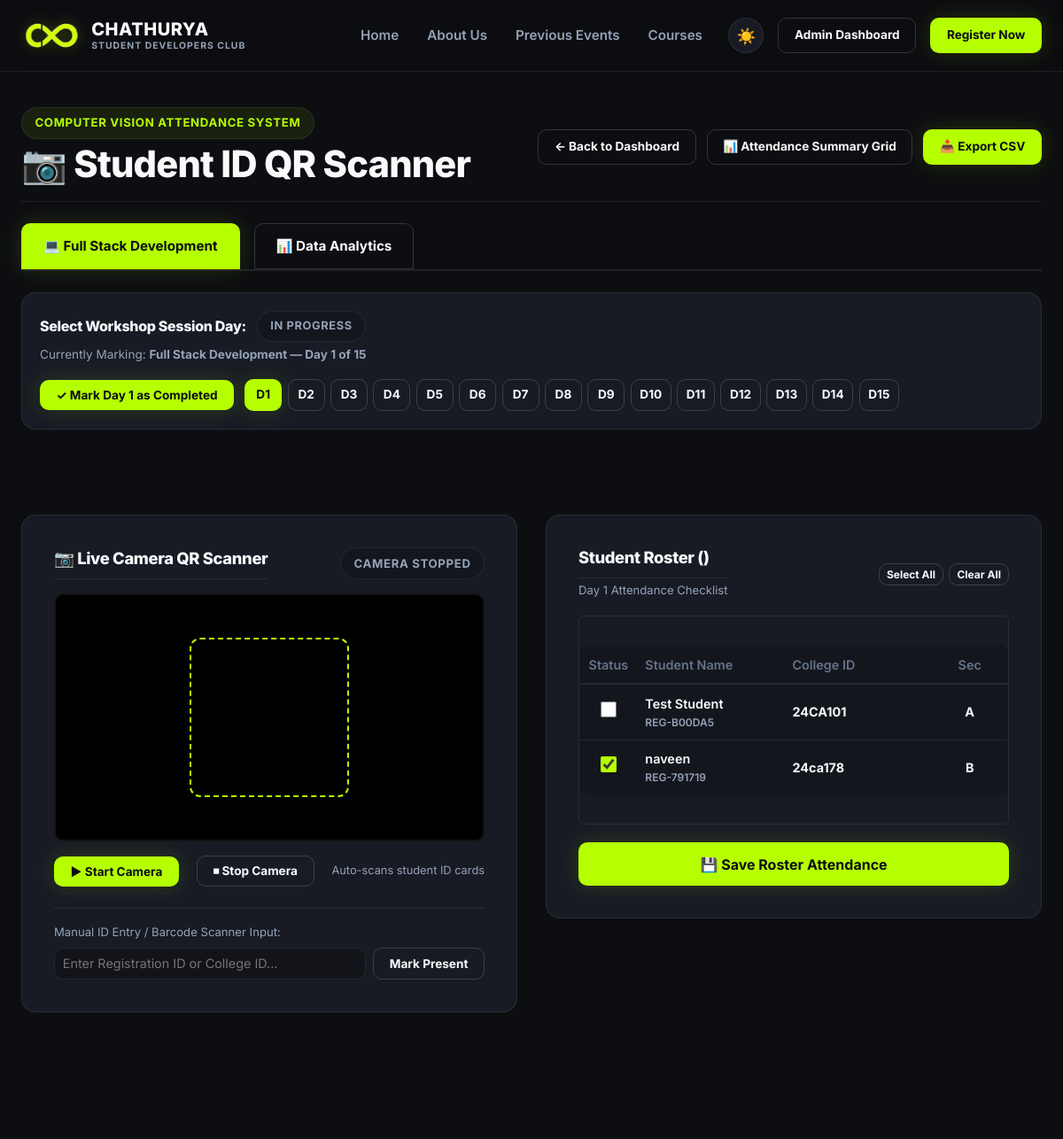
The app's page /custom-admin/attendance/ (signed in, upper part), older data.
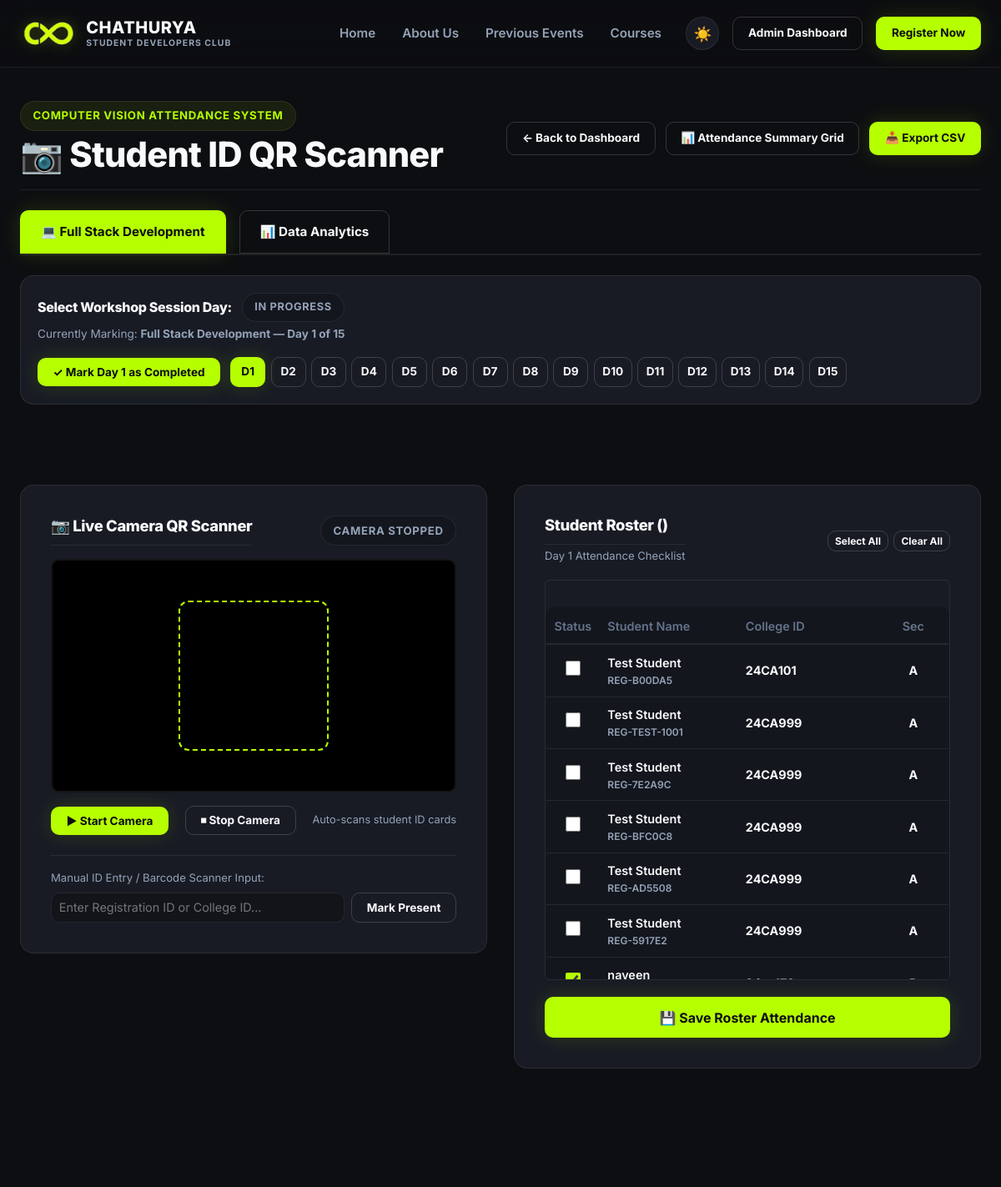
The same page, newer data.
### workshop/models.py (models this page shows, shortened)
class Registration(models.Model):
    STREAM_CHOICES = [
        ('', 'Select Stream'),
        ('BCA', 'BCA'),
        ('B.Com', 'B.Com'),
        ('BBA', 'BBA'),
        ('B.Com A/F', 'B.Com A/F'),
        ('B.Com Logistics', 'B.Com Logistics'),
        ('B.Com with CA', 'B.Com with CA'),
    ]
    COURSE_CHOICES = [
        ('', 'Select Course'),
        ('Full Stack Development', 'Full Stack Development'),
        ('Data Analytics', 'Data Analytics'),
    ]
    YEAR_CHOICES = [
        ('', 'Select Year of Study'),
        ('1st Year', '1st Year'),
        ('2nd Year', '2nd Year'),
        ('3rd Year', '3rd Year'),
    ]
    SECTION_CHOICES = [('', 'Select Section')] + [(c, c) for c in ['A', 'B', 'C', 'D', 'E', 'F', 'G', 'H', 'I', 'J']]
    LAPTOP_CHOICES = [
        ('', 'Select Laptop Availability'),
        ('Yes', 'Yes'),
        ('No', 'No'),
    ]
    STATUS_CHOICES = [
        ('Pending', 'Pending'),
        ('Accepted', 'Accepted'),
        ('Approved', 'Approved'),
        ('Rejected', 'Rejected'),
        ('Confirmed', 'Confirmed'),
        ('Cancelled', 'Cancelled'),
    ]
    registration_id = models.CharField(max_length=50, unique=True, editable=False)
    full_name = models.CharField(max_length=200)
    college_id = models.CharField(max_length=50)
    email = models.EmailField()
    phone = models.CharField(max_length=15)
    stream = models.CharField(max_length=50, choices=STREAM_CHOICES)
    course = models.CharField(max_length=100, choices=COURSE_CHOICES)
    year_of_study = models.CharField(max_length=50, choices=YEAR_CHOICES)
    section = models.CharField(max_length=10, choices=SECTION_CHOICES)
    has_laptop = models.CharField(max_length=50, choices=LAPTOP_CHOICES)
    status = models.CharField(max_length=20, choices=STATUS_CHOICES, default='Pending')
    registration_date = models.DateTimeField(auto_now_add=True)
    approval_email_sent = models.BooleanField(default=False)
    rejection_email_sent = models.BooleanField(default=False)
    notification_status = models.CharField(
        max_length=20,
        choices=[('Not Sent', 'Not Sent'), ('Sent', 'Sent'), ('Failed', 'Failed')],
        default='Not Sent'
    )
    notification_sent_at = models.DateTimeField(null=True, blank=True)
    notification_type = models.CharField(
        max_length=20,
        choices=[('None', 'None'), ('Approval', 'Approval'), ('Rejection', 'Rejection')],
        default='None'
    )
    notification_error = models.TextField(blank=True, default='')
    class Meta:
        ordering = ['-registration_date']

### workshop/views.py (the view, shortened to what this page needs)
# urls.py: path('custom-admin/attendance/', views.admin_attendance_view, name='admin_attendance'),
@user_passes_test(is_staff_user, login_url='admin_login')
def admin_attendance_view(request):
    site_settings = SiteSettings.load()
    selected_course = request.GET.get('course', 'Full Stack Development')
    try:
        selected_day = int(request.GET.get('day', 1))
    except ValueError:
        selected_day = 1
    if selected_day < 1:
        selected_day = 1
    elif selected_day > 15:
        selected_day = 15
    students = Registration.objects.filter(course=selected_course).order_by('full_name')
    attendance_records = AttendanceRecord.objects.filter(
        registration__course=selected_course,
        session_day=selected_day
    )
    attendance_map = {att.registration.registration_id: att.is_present for att in attendance_records}
    students_list = []
    for student in students:
        students_list.append({
            'id': student.id,
            'registration_id': student.registration_id,
            'full_name': student.full_name,
            'college_id': student.college_id,
            'section': student.section,
            'is_present': attendance_map.get(student.registration_id, False),
        })
    completed_days = set(
        SessionDayStatus.objects.filter(
            course_name=selected_course,
            is_completed=True
        ).values_list('session_day', flat=True)
    )
    days_info = []
    for d in range(1, 16):
        days_info.append({
            'day': d,
            'is_completed': d in completed_days
        })
    current_day_status = SessionDayStatus.objects.filter(
        course_name=selected_course,
        session_day=selected_day
    ).first()
    is_current_day_completed = bool(current_day_status and current_day_status.is_completed)
    context = {
        'site_settings': site_settings,
        'selected_course': selected_course,
        'selected_day': selected_day,
        'students': students_list,
        'days_info': days_info,
        'is_current_day_completed': is_current_day_completed,
        'courses_list': ['Full Stack Development', 'Data Analytics'],
    }
    return render(request, 'workshop/dashboard/attendance.html', context)

### workshop/models.py (called while the page is built)
    @classmethod
    def load(cls):
        obj, created = cls.objects.get_or_create(pk=1)
        return obj

### workshop/views.py (called while the page is built)
def is_staff_user(user):
    return user.is_authenticated and user.is_staff

### workshop/templates/workshop/dashboard/attendance.html (shortened to what the changed rows need)
{% extends 'workshop/base.html' %}
{% load static %}
{% block content %}
<section class="detail-section" style="padding-top: 2.5rem; padding-bottom: 5rem;">
  <div class="container">
    <div style="display: flex; justify-content: space-between; align-items: center; flex-wrap: wrap; gap: 1rem; margin-bottom: 1.5rem; border-bottom: 1px solid var(--border-subtle); padding-bottom: 1rem;">
      <div>
        <h2>📷 Student ID QR Scanner</h2>
      </div>
    </div>
    <div class="detail-grid" style="grid-template-columns: 1fr 1fr; gap: 2rem;">
      <div>
        <div class="detail-card">
          <form method="POST" id="bulkAttendanceForm">
            <div style="max-height: 480px; overflow-y: auto; border: 1px solid var(--border-subtle); border-radius: var(--radius-sm);">
              <table class="confirmation-table" style="width: 100%; border-collapse: collapse; font-size: 0.88rem;">
                <thead>
                  <tr style="border-bottom: 2px solid var(--border-subtle); background: var(--bg-secondary); position: sticky; top: 0;">
                    <th style="padding: 0.6rem; text-align: center; width: 50px;">Status</th>
                    <th style="padding: 0.6rem; text-align: left;">Student Name</th>
                    <th style="padding: 0.6rem; text-align: left;">College ID</th>
                    <th style="padding: 0.6rem; text-align: center;">Sec</th>
                  </tr>
                </thead>
                <tbody>
                  {% for s in students %}
                    <tr id="row-{{ s.registration_id }}" style="border-bottom: 1px solid var(--border-subtle);">
                      <td style="padding: 0.6rem; text-align: center;">
                        <input type="checkbox" name="present_students" value="{{ s.id }}" id="chk-{{ s.registration_id }}" {% if s.is_present %}checked{% endif %} style="width: 18px; height: 18px; cursor: pointer; accent-color: var(--accent);">
                      </td>
                      <td style="padding: 0.6rem; font-weight: 600; color: var(--text-primary);">
                        {{ s.full_name }}
                        <div style="font-size: 0.75rem; color: var(--text-secondary);">{{ s.registration_id }}</div>
                      </td>
                      <td style="padding: 0.6rem;">{{ s.college_id }}</td>
                      <td style="padding: 0.6rem; text-align: center;">{{ s.section }}</td>
                    </tr>
                  {% empty %}
                    <tr>
                      <td colspan="4" style="padding: 2rem; text-align: center; color: var(--text-secondary);">No students enrolled in {{ selected_course }}.</td>
                    </tr>
                  {% endfor %}
                </tbody>
              </table>
            </div>
          </form>
        </div>
      </div>
    </div>
  </div>
</section>
{% endblock %}

Row changes from the older to the newer data that the page shows:
added Registration: full_name "Test Student", registration_id "REG-TEST-1001", college_id "24CA999"
added Registration: full_name "Test Student", registration_id "REG-7E2A9C", college_id "24CA999"
added Registration: full_name "Test Student", registration_id "REG-BFC0C8", college_id "24CA999"
added Registration: full_name "Test Student", registration_id "REG-AD5508", college_id "24CA999"
added Registration: full_name "Test Student", registration_id "REG-5917E2", college_id "24CA999"
Text that changed along with them:
new list line: "☐ A"
new list line: "naveen"
list line gone: "☑ B"
list line gone: "naveen REG-791719 24ca178"
